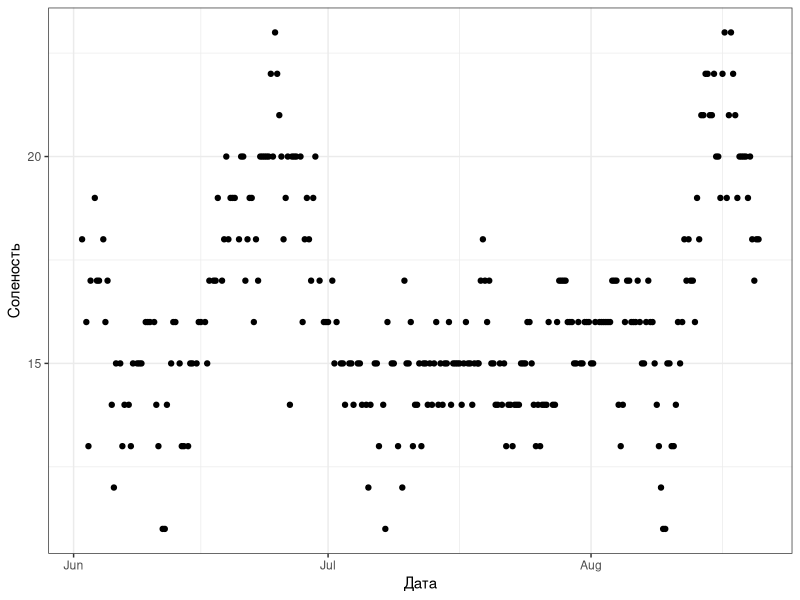

Reproduce this figure in R.
## ---- chunk 1
knitr::opts_chunk$set(echo = FALSE, message = FALSE, warning = FALSE)
## ---- chunk 2
library(readxl)
library(ggplot2)
library(cowplot)

hydr <- read_excel("data/hydrology_2022.xls", na = "NA")

hydr$Date <- as.POSIXct(hydr$Date_Time, format = "%d.%m.%Y %H:%M") # Этот код переводит даты в формат, понятный  для R.

hydr$Month <- factor(hydr$Month, levels = c("June", "July", "August")) # Этот код задает последовательность месяцев, иначе месяцы будут упорядочены по алфавиту

hydr$Month <- factor(hydr$Month, labels = c("Июнь", "Июль", "Август")) # Этот код позволяет задать русские обозначения для месяцев, которые в датасете закодированы на латинице.

ggplot(hydr, aes(x = Date, y = S)) +
  geom_point() +
  theme_bw()+
  labs(x = "Дата", y = "Соленость")
